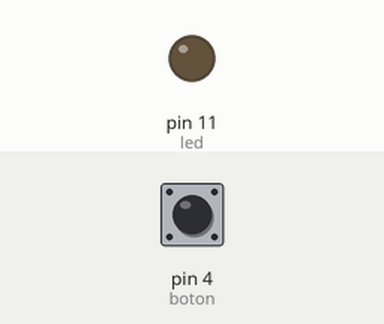
Recording of a sketch running on a simulated Arduino Uno, built with avr-gcc and run on an emulated ATmega328P. Parts: output pins drawn as LEDs (lit = HIGH). The test bench sets the inputs (shaded band); at power-on: pin 4 (boton) HIGH.

Above: at 1.2 s.
1.3 s: pin 4 (boton) pulled LOW for 0.15 s
At 2.4 s:
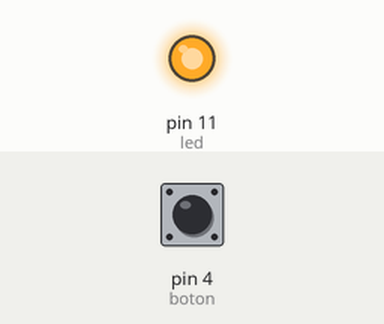
Timing chart, 0 to 4.3 s (numbered marks = the images above; inputs shaded):
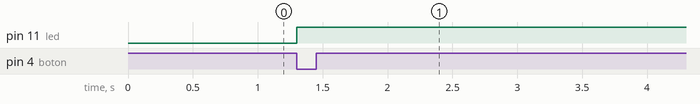

The sketch:

practica1.ino
```cpp
/*
    Descripción: Proyecto de...
    Autor: Kevin Medrano Ayala
    Fecha: XX/XX/XX
*/

// Directivas de preprocesador
#define led 11
#define boton 4


//const byte led = 11;
// Variables, estructuras, declaraciones

void setup()
{
    pinMode(led, OUTPUT);
    pinMode(boton, INPUT_PULLUP);
}

void loop()
{
    bool stado = digitalRead(4);
    if (!stado)
    {
        digitalWrite(led, 1);
    }

}
// Metodos
```

Measured:
- after the input at 1.3 s, pin 11 (led): LOW → HIGH at once
